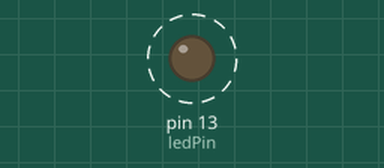
Simulated run of this sketch. Board: Arduino Uno, built with avr-gcc and run on an emulated ATmega328P. On the bench: output pins drawn as LEDs (lit = HIGH). Dashed ring = blinking.

Above: at 0.4 s.
Timing chart, 0 to 4.6 s (numbered marks = the images above):
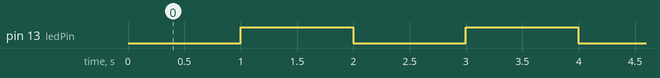

Measured:
- by itself, pin 13 (ledPin): alternates HIGH for 1.0 s and LOW for 1.0 s

The sketch:

blink_with_timer_interrupt_2.ino
```cpp
/*
 * BlinkWithNoPrescaling.pde: 讓一顆燈號閃爍&#65292;每隔一秒切換一次燈號&#65292;使用 Timer 算時間
 */

volatile unsigned int count = 0;
const int ledPin =  13;         // LED pin

void setup() {
  pinMode(ledPin, OUTPUT);      // 把 ledPin 設置成 output pin

  TCCR1A = 0x00;                // Normal mode, just as a Timer

  TCCR1B &= ~_BV(CS12);         // no prescaling
  TCCR1B &= ~_BV(CS11);
  TCCR1B |= _BV(CS10);

  TIMSK1 |= _BV(TOIE1);         // enable timer overflow interrupt

  TCNT1 = 0;
}

void loop() {
  // do nothing
}

ISR (TIMER1_OVF_vect)
{
  count++;

  if (count == 244) {             // overflow frequency = 16 MHz/65536 = 244Hz
    PORTB ^= _BV(5);              // Toggle LED, PB5 = Arduino pin 13
    count = 0;
  }
}
```
